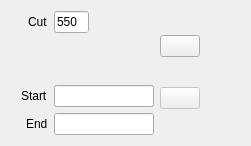
        <widget class="QWidget" name="tab">
         <attribute name="icon">
          <iconset>
           <normalon>:/img/red.png</normalon>
          </iconset>
         </attribute>
         <attribute name="title">
          <string>Trimming</string>
         </attribute>
         <attribute name="toolTip">
          <string>Select, which Data should be included into calculation</string>
         </attribute>
         <layout class="QHBoxLayout" name="horizontalLayout">
          <item>
           <layout class="QFormLayout" name="formLayout">
            <property name="fieldGrowthPolicy">
             <enum>QFormLayout::AllNonFixedFieldsGrow</enum>
            </property>
            <property name="rowWrapPolicy">
             <enum>QFormLayout::DontWrapRows</enum>
            </property>
            <property name="labelAlignment">
             <set>Qt::AlignRight|Qt::AlignTrailing|Qt::AlignVCenter</set>
            </property>
            <property name="formAlignment">
             <set>Qt::AlignLeading|Qt::AlignLeft|Qt::AlignVCenter</set>
            </property>
            <property name="leftMargin">
             <number>10</number>
            </property>
            <item row="0" column="0">
             <widget class="QLabel" name="label_3">
              <property name="sizePolicy">
               <sizepolicy hsizetype="Minimum" vsizetype="Preferred">
                <horstretch>0</horstretch>
                <verstretch>0</verstretch>
               </sizepolicy>
              </property>
              <property name="text">
               <string>Cut</string>
              </property>
             </widget>
            </item>
            <item row="0" column="1">
             <widget class="QLineEdit" name="txt_trim_cut">
              <property name="maximumSize">
               <size>
                <width>35</width>
                <height>16777215</height>
               </size>
              </property>
              <property name="toolTip">
               <string>Threshold to which the data will bei trimmed.</string>
              </property>
              <property name="inputMask">
               <string>d000</string>
              </property>
              <property name="text">
               <string>550</string>
              </property>
             </widget>
            </item>
            <item row="2" column="0">
             <widget class="QLabel" name="label">
              <property name="sizePolicy">
               <sizepolicy hsizetype="Minimum" vsizetype="Preferred">
                <horstretch>0</horstretch>
                <verstretch>0</verstretch>
               </sizepolicy>
              </property>
              <property name="text">
               <string>Start</string>
              </property>
             </widget>
            </item>
            <item row="2" column="1">
             <widget class="QLineEdit" name="txt_trim_start">
              <property name="maximumSize">
               <size>
                <width>100</width>
                <height>16777215</height>
               </size>
              </property>
              <property name="toolTip">
               <string>Determine, how many Datapoints at the start will be discarded (can be used repeatedly)</string>
              </property>
             </widget>
            </item>
            <item row="3" column="0">
             <widget class="QLabel" name="label_2">
              <property name="sizePolicy">
               <sizepolicy hsizetype="Minimum" vsizetype="Preferred">
                <horstretch>0</horstretch>
                <verstretch>0</verstretch>
               </sizepolicy>
              </property>
              <property name="text">
               <string>End</string>
              </property>
             </widget>
            </item>
            <item row="3" column="1">
             <widget class="QLineEdit" name="txt_trim_end">
              <property name="maximumSize">
               <size>
                <width>100</width>
                <height>16777215</height>
               </size>
              </property>
              <property name="toolTip">
               <string>Determine, how many Datapoints at the end will be discarded (can be used repeatedly)</string>
              </property>
             </widget>
            </item>
            <item row="1" column="1">
             <spacer name="verticalSpacer">
              <property name="orientation">
               <enum>Qt::Vertical</enum>
              </property>
              <property name="sizeHint" stdset="0">
               <size>
                <width>20</width>
                <height>40</height>
               </size>
              </property>
             </spacer>
            </item>
           </layout>
          </item>
          <item>
           <layout class="QVBoxLayout" name="verticalLayout_3">
            <property name="topMargin">
             <number>0</number>
            </property>
            <item>
             <widget class="QPushButton" name="but_trim_apply">
              <property name="sizePolicy">
               <sizepolicy hsizetype="Fixed" vsizetype="Fixed">
                <horstretch>0</horstretch>
                <verstretch>0</verstretch>
               </sizepolicy>
              </property>
              <property name="toolTip">
               <string>Apply Trimming</string>
              </property>
              <property name="text">
               <string/>
              </property>
              <property name="icon">
               <iconset resource="icons/icns.qrc">
                <normaloff>:/img/accept.png</normaloff>:/img/accept.png</iconset>
              </property>
              <property name="iconSize">
               <size>
                <width>20</width>
                <height>20</height>
               </size>
              </property>
             </widget>
            </item>
            <item>
             <widget class="QPushButton" name="but_trim_undo">
              <property name="enabled">
               <bool>false</bool>
              </property>
              <property name="toolTip">
               <string>Revert</string>
              </property>
              <property name="text">
               <string/>
              </property>
              <property name="icon">
               <iconset resource="icons/icns.qrc">
                <normaloff>:/img/revert.png</normaloff>:/img/revert.png</iconset>
              </property>
             </widget>
            </item>
           </layout>
          </item>
          <item>
           <spacer name="horizontalSpacer_3">
            <property name="orientation">
             <enum>Qt::Horizontal</enum>
            </property>
            <property name="sizeHint" stdset="0">
             <size>
              <width>40</width>
              <height>20</height>
             </size>
            </property>
           </spacer>
          </item>
         </layout>
        </widget>
